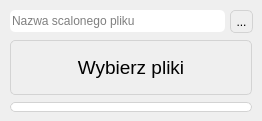
<?xml version="1.0" encoding="UTF-8"?>
<ui version="4.0">
 <class>MergeDialog</class>
 <widget class="QDialog" name="MergeDialog">
  <property name="geometry">
   <rect>
    <x>0</x>
    <y>0</y>
    <width>262</width>
    <height>121</height>
   </rect>
  </property>
  <property name="minimumSize">
   <size>
    <width>262</width>
    <height>121</height>
   </size>
  </property>
  <property name="maximumSize">
   <size>
    <width>262</width>
    <height>121</height>
   </size>
  </property>
  <property name="windowTitle">
   <string>Scalanie</string>
  </property>
  <property name="styleSheet">
   <string notr="true">#MergeDialog { background: &quot;gray&quot; }</string>
  </property>
  <widget class="QLineEdit" name="nameLineEdit">
   <property name="geometry">
    <rect>
     <x>10</x>
     <y>10</y>
     <width>215</width>
     <height>22</height>
    </rect>
   </property>
   <property name="styleSheet">
    <string notr="true">QLineEdit {
    font-size: 9pt; 
    color: &quot;gray&quot;;
    font-family: &quot;Arial&quot;;
	border-radius: 5px;
    border-width: 2px solid lightgray;
}</string>
   </property>
   <property name="readOnly">
    <bool>true</bool>
   </property>
   <property name="placeholderText">
    <string>Nazwa scalonego pliku</string>
   </property>
  </widget>
  <widget class="QPushButton" name="buttonOk">
   <property name="geometry">
    <rect>
     <x>10</x>
     <y>40</y>
     <width>242</width>
     <height>55</height>
    </rect>
   </property>
   <property name="font">
    <font>
     <family>Arial</family>
     <pointsize>14</pointsize>
    </font>
   </property>
   <property name="styleSheet">
    <string notr="true">QPushButton {
color: &quot;gray&quot;;
border: 1px solid lightgray;
border-radius: 5px;
background: &quot;white&quot;;
}

QPushButton:hover {
background: &quot;lightgray&quot;;
color: &quot;white&quot;;
}

QPushButton:pressed {
border: 1px solid &quot;gray&quot;;
background: #A9A9A9 ;
}
</string>
   </property>
   <property name="text">
    <string>Wybierz pliki</string>
   </property>
   <property name="icon">
    <iconset resource="resources.qrc">
     <normaloff>:/images/images/logo.png</normaloff>:/images/images/logo.png</iconset>
   </property>
   <property name="iconSize">
    <size>
     <width>48</width>
     <height>48</height>
    </size>
   </property>
  </widget>
  <widget class="QPushButton" name="buttonName">
   <property name="geometry">
    <rect>
     <x>230</x>
     <y>10</y>
     <width>23</width>
     <height>23</height>
    </rect>
   </property>
   <property name="styleSheet">
    <string notr="true">QPushButton {
color: &quot;gray&quot;;
border: 1px solid lightgray;
border-radius: 5px;
background: &quot;white&quot;;
}

QPushButton:hover {
background: &quot;lightgray&quot;;
color: &quot;white&quot;;
}

QPushButton:pressed {
border: 1px solid &quot;gray&quot;;
background: #A9A9A9 ;
}
</string>
   </property>
   <property name="text">
    <string>...</string>
   </property>
  </widget>
  <widget class="QProgressBar" name="progressBar">
   <property name="geometry">
    <rect>
     <x>10</x>
     <y>102</y>
     <width>242</width>
     <height>10</height>
    </rect>
   </property>
   <property name="styleSheet">
    <string notr="true">QProgressBar {
border: 1px solid lightgray;
border-radius: 5px;
padding: 1px;
color: &quot;white&quot;;
}

QProgressBar::chunk {
background: QLinearGradient( x1: 0, y1: 0, x2: 0, y2: 1,
stop: 0 #06A6DA, 
stop: 0.5 #1E90FF ,
stop: 1 #238 );
border-radius: 3px;
border: 1px solid black;
}</string>
   </property>
   <property name="value">
    <number>0</number>
   </property>
   <property name="textVisible">
    <bool>false</bool>
   </property>
  </widget>
 </widget>
 <resources>
  <include location="resources.qrc"/>
 </resources>
 <connections/>
</ui>
